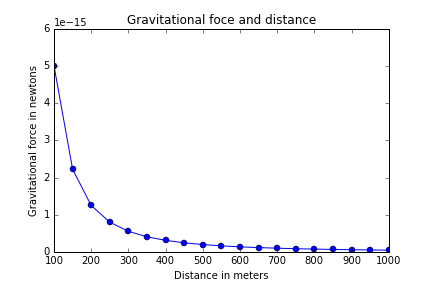

Source code (Python):
# -*- coding: utf-8 -*-
"""
Newton's law of Universal Gravitation

@author: liulixiang
"""

import matplotlib.pyplot as plt


# Draw the graph
def draw_graph(x, y):
    plt.plot(x, y, marker='o')
    plt.xlabel('Distance in meters')
    plt.ylabel('Gravitational force in newtons')
    plt.title('Gravitational foce and distance')
    plt.savefig('universal_gravitation.png')
    plt.show()
    

def generate_F_r():
    # Generate values for r
    r = range(100, 1001, 50)
    # Empty list to store the calculated values of F
    F = []
    
    # Constant G
    G = 6.674*(10**-11)
    # Two masses
    m1 = 0.5
    m2 = 1.5
    
    # Calculate the force and add it to the list, F
    for dist in r:
        force = G*(m1*m2)/(dist**2)
        F.append(force)
    
    draw_graph(r, F)

if __name__ == '__main__':
    generate_F_r()
